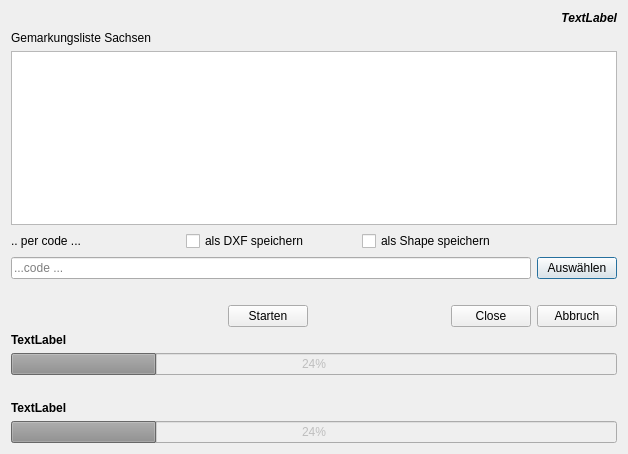
<?xml version="1.0" encoding="UTF-8"?>
<ui version="4.0">
 <class>uiFlurst4SN</class>
 <widget class="QDialog" name="uiFlurst4SN">
  <property name="geometry">
   <rect>
    <x>0</x>
    <y>0</y>
    <width>628</width>
    <height>454</height>
   </rect>
  </property>
  <property name="sizePolicy">
   <sizepolicy hsizetype="Preferred" vsizetype="Preferred">
    <horstretch>0</horstretch>
    <verstretch>0</verstretch>
   </sizepolicy>
  </property>
  <property name="windowTitle">
   <string>EZUSoft: Download und Konvertierung Flurstücke Sachsen</string>
  </property>
  <layout class="QVBoxLayout" name="verticalLayout_2">
   <item>
    <widget class="QLabel" name="lbGDAL">
     <property name="font">
      <font>
       <weight>75</weight>
       <italic>true</italic>
       <bold>true</bold>
      </font>
     </property>
     <property name="text">
      <string>TextLabel</string>
     </property>
     <property name="alignment">
      <set>Qt::AlignRight|Qt::AlignTrailing|Qt::AlignVCenter</set>
     </property>
    </widget>
   </item>
   <item>
    <layout class="QGridLayout" name="gridLayout">
     <item row="0" column="0">
      <widget class="QLabel" name="lbDXF">
       <property name="sizePolicy">
        <sizepolicy hsizetype="Preferred" vsizetype="Preferred">
         <horstretch>0</horstretch>
         <verstretch>0</verstretch>
        </sizepolicy>
       </property>
       <property name="text">
        <string>Gemarkungsliste Sachsen</string>
       </property>
      </widget>
     </item>
     <item row="1" column="0">
      <widget class="QTreeWidget" name="objTVGem">
       <property name="enabled">
        <bool>true</bool>
       </property>
       <property name="horizontalScrollBarPolicy">
        <enum>Qt::ScrollBarAlwaysOff</enum>
       </property>
       <property name="dragDropMode">
        <enum>QAbstractItemView::DropOnly</enum>
       </property>
       <attribute name="headerVisible">
        <bool>false</bool>
       </attribute>
       <column>
        <property name="text">
         <string notr="true">1</string>
        </property>
       </column>
      </widget>
     </item>
    </layout>
   </item>
   <item>
    <layout class="QGridLayout" name="gridLayout_2">
     <item row="0" column="0">
      <widget class="QLabel" name="lbSave">
       <property name="text">
        <string>.. per code ...</string>
       </property>
      </widget>
     </item>
     <item row="1" column="0" colspan="3">
      <widget class="QLineEdit" name="txtZielPfad">
       <property name="sizePolicy">
        <sizepolicy hsizetype="Expanding" vsizetype="Fixed">
         <horstretch>2</horstretch>
         <verstretch>0</verstretch>
        </sizepolicy>
       </property>
       <property name="locale">
        <locale language="English" country="UnitedKingdom"/>
       </property>
       <property name="placeholderText">
        <string>...code ...</string>
       </property>
      </widget>
     </item>
     <item row="1" column="3">
      <widget class="QPushButton" name="browseZielPfad">
       <property name="sizePolicy">
        <sizepolicy hsizetype="Fixed" vsizetype="Fixed">
         <horstretch>0</horstretch>
         <verstretch>0</verstretch>
        </sizepolicy>
       </property>
       <property name="locale">
        <locale language="English" country="UnitedKingdom"/>
       </property>
       <property name="text">
        <string>Auswählen</string>
       </property>
      </widget>
     </item>
     <item row="0" column="2">
      <widget class="QCheckBox" name="chkSHP">
       <property name="text">
        <string>als Shape speichern</string>
       </property>
      </widget>
     </item>
     <item row="0" column="1">
      <widget class="QCheckBox" name="chkDXF">
       <property name="text">
        <string>als DXF speichern</string>
       </property>
      </widget>
     </item>
    </layout>
   </item>
   <item>
    <layout class="QGridLayout" name="gridLayout_3" rowstretch="0">
     <item row="0" column="0">
      <layout class="QVBoxLayout" name="verticalLayout_5"/>
     </item>
    </layout>
   </item>
   <item>
    <layout class="QGridLayout" name="gridLayout_7"/>
   </item>
   <item>
    <layout class="QVBoxLayout" name="verticalLayout_9">
     <item>
      <spacer name="verticalSpacer_2">
       <property name="orientation">
        <enum>Qt::Vertical</enum>
       </property>
       <property name="sizeType">
        <enum>QSizePolicy::Fixed</enum>
       </property>
       <property name="sizeHint" stdset="0">
        <size>
         <width>20</width>
         <height>20</height>
        </size>
       </property>
      </spacer>
     </item>
    </layout>
   </item>
   <item>
    <layout class="QGridLayout" name="gridLayout_8">
     <item row="1" column="1">
      <widget class="QPushButton" name="btnStart">
       <property name="text">
        <string>Starten</string>
       </property>
      </widget>
     </item>
     <item row="1" column="2" alignment="Qt::AlignBottom">
      <widget class="QDialogButtonBox" name="button_box">
       <property name="orientation">
        <enum>Qt::Horizontal</enum>
       </property>
       <property name="standardButtons">
        <set>QDialogButtonBox::Close</set>
       </property>
      </widget>
     </item>
     <item row="1" column="0">
      <spacer name="horizontalSpacer_5">
       <property name="orientation">
        <enum>Qt::Horizontal</enum>
       </property>
       <property name="sizeHint" stdset="0">
        <size>
         <width>0</width>
         <height>0</height>
        </size>
       </property>
      </spacer>
     </item>
     <item row="1" column="3">
      <widget class="QPushButton" name="btnAbbruch">
       <property name="text">
        <string>Abbruch</string>
       </property>
      </widget>
     </item>
     <item row="0" column="2">
      <spacer name="horizontalSpacer_6">
       <property name="orientation">
        <enum>Qt::Horizontal</enum>
       </property>
       <property name="sizeHint" stdset="0">
        <size>
         <width>0</width>
         <height>0</height>
        </size>
       </property>
      </spacer>
     </item>
    </layout>
   </item>
   <item>
    <layout class="QVBoxLayout" name="verticalLayout_3">
     <item>
      <widget class="QLabel" name="lbDatAktion">
       <property name="font">
        <font>
         <weight>75</weight>
         <bold>true</bold>
        </font>
       </property>
       <property name="text">
        <string>TextLabel</string>
       </property>
      </widget>
     </item>
     <item>
      <widget class="QProgressBar" name="pgDatBar">
       <property name="enabled">
        <bool>false</bool>
       </property>
       <property name="value">
        <number>24</number>
       </property>
       <property name="textVisible">
        <bool>true</bool>
       </property>
      </widget>
     </item>
    </layout>
   </item>
   <item>
    <layout class="QGridLayout" name="gridLayout_10">
     <item row="0" column="0">
      <spacer name="horizontalSpacer_7">
       <property name="orientation">
        <enum>Qt::Horizontal</enum>
       </property>
       <property name="sizeHint" stdset="0">
        <size>
         <width>40</width>
         <height>0</height>
        </size>
       </property>
      </spacer>
     </item>
     <item row="0" column="2">
      <spacer name="horizontalSpacer_8">
       <property name="orientation">
        <enum>Qt::Horizontal</enum>
       </property>
       <property name="sizeHint" stdset="0">
        <size>
         <width>40</width>
         <height>0</height>
        </size>
       </property>
      </spacer>
     </item>
     <item row="0" column="1" alignment="Qt::AlignHCenter|Qt::AlignVCenter">
      <widget class="QLabel" name="lbIcon">
       <property name="enabled">
        <bool>true</bool>
       </property>
       <property name="sizePolicy">
        <sizepolicy hsizetype="Fixed" vsizetype="Fixed">
         <horstretch>0</horstretch>
         <verstretch>0</verstretch>
        </sizepolicy>
       </property>
       <property name="maximumSize">
        <size>
         <width>80</width>
         <height>80</height>
        </size>
       </property>
       <property name="text">
        <string/>
       </property>
       <property name="pixmap">
        <pixmap>AnotherDXF2Shape:icon.png</pixmap>
       </property>
       <property name="scaledContents">
        <bool>true</bool>
       </property>
       <property name="alignment">
        <set>Qt::AlignRight|Qt::AlignTop|Qt::AlignTrailing</set>
       </property>
      </widget>
     </item>
    </layout>
   </item>
   <item>
    <layout class="QVBoxLayout" name="verticalLayout">
     <item>
      <widget class="QLabel" name="lbAktion">
       <property name="font">
        <font>
         <weight>75</weight>
         <bold>true</bold>
        </font>
       </property>
       <property name="text">
        <string>TextLabel</string>
       </property>
      </widget>
     </item>
     <item>
      <widget class="QProgressBar" name="pgBar">
       <property name="enabled">
        <bool>false</bool>
       </property>
       <property name="value">
        <number>24</number>
       </property>
       <property name="textVisible">
        <bool>true</bool>
       </property>
      </widget>
     </item>
    </layout>
   </item>
  </layout>
 </widget>
 <resources/>
 <connections>
  <connection>
   <sender>button_box</sender>
   <signal>accepted()</signal>
   <receiver>uiFlurst4SN</receiver>
   <slot>accept()</slot>
   <hints>
    <hint type="sourcelabel">
     <x>20</x>
     <y>20</y>
    </hint>
    <hint type="destinationlabel">
     <x>20</x>
     <y>20</y>
    </hint>
   </hints>
  </connection>
  <connection>
   <sender>button_box</sender>
   <signal>rejected()</signal>
   <receiver>uiFlurst4SN</receiver>
   <slot>reject()</slot>
   <hints>
    <hint type="sourcelabel">
     <x>20</x>
     <y>20</y>
    </hint>
    <hint type="destinationlabel">
     <x>20</x>
     <y>20</y>
    </hint>
   </hints>
  </connection>
 </connections>
</ui>
